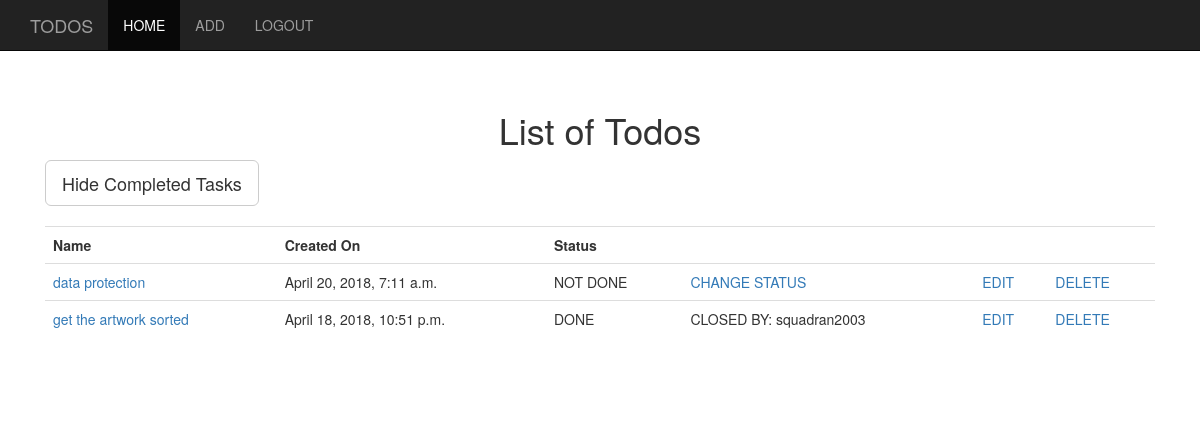
Screenshot of / (signed in) with the database file from the repository.
### todos/models.py (models this page shows, shortened)
class Todo(models.Model):
    user = models.ForeignKey(User,on_delete=models.CASCADE)
    name = models.CharField(max_length=255)
    description = models.TextField()
    created_at = models.DateTimeField(default=timezone.now)
    class Meta:
        ordering = ['-created_at']

class Status(models.Model):
    user = models.ForeignKey(User,on_delete=models.CASCADE)
    todo = models.ForeignKey(Todo,on_delete=models.CASCADE)
    status = models.CharField(max_length=255,
                            choices=statuses,default='NOT DONE')
    changed_at = models.DateTimeField(default=timezone.now)

### django_todos/views.py (the view)
# urls.py: path('',TodolistView.as_view(),name='home'),
class TodolistView(ListView):
    model = Todo
    template_name = 'index.html'

### templates/index.html (shortened to what this page needs)
{% extends 'layout.html' %}
{% block content %}
<h1>List of Todos</h1>
<div class='text-left'>
<a href='{% url 'todos:completed' %}' class='btn btn-default btn-lg'>Hide Completed Tasks</a>
</div>
<br>
{% if not object_list %}
    <p>There are no todos</p>
{% else %}
<table class="table">
    <tr>
        <th>Name</th>
        <th>Created On</th>
        <th>Status</th>
        <th></th>
        <th></th>
        <th></th>
    </tr>
    {% for todo in object_list %}
    <tr class='text-left'>
        <td><a href='{% url 'todos:detail' pk=todo.pk %}'>{{todo.name}}</a></td>
        <td>{{todo.created_at}}</td>
        {% for task in todo.status_set.all %}
            {% if task.status == 'NOT DONE' %}
                <td>{{task.status}}</td>
                {% if user.is_authenticated %}
                    <td><a href='{% url 'todos:status' pk=todo.id %}'>CHANGE STATUS</a></td>
                {% endif %}
            {% else %}
                <td>{{task.status}}</td>
                <td>CLOSED BY: {{task.user}}</td>
            {% endif %}
        {% endfor %}
        {% if user == todo.user%}
            <td><a href='{% url 'todos:edit' pk=todo.id %}'>EDIT</a></td>
            <td><a href='{% url 'todos:delete' pk=todo.id %}'>DELETE</a></td>
        {% else %}
            <td></td>
            <td></td>
        {% endif%}
    </tr>
    {% endfor %}
</table>
{% endif %}
{% endblock %}

### static/css/starter-template.css (style rules this page uses)
body { padding-top: 50px; }

### rows the page displays
Todo: name "data protection", created_at "April 20, 2018, 7:11 a.m.", shows "EDIT"
Status: status "NOT DONE", shows "CHANGE STATUS"
Todo: name "get the artwork sorted", created_at "April 18, 2018, 10:51 p.m.", shows "EDIT"
Status: status "DONE", user "squadran2003"
